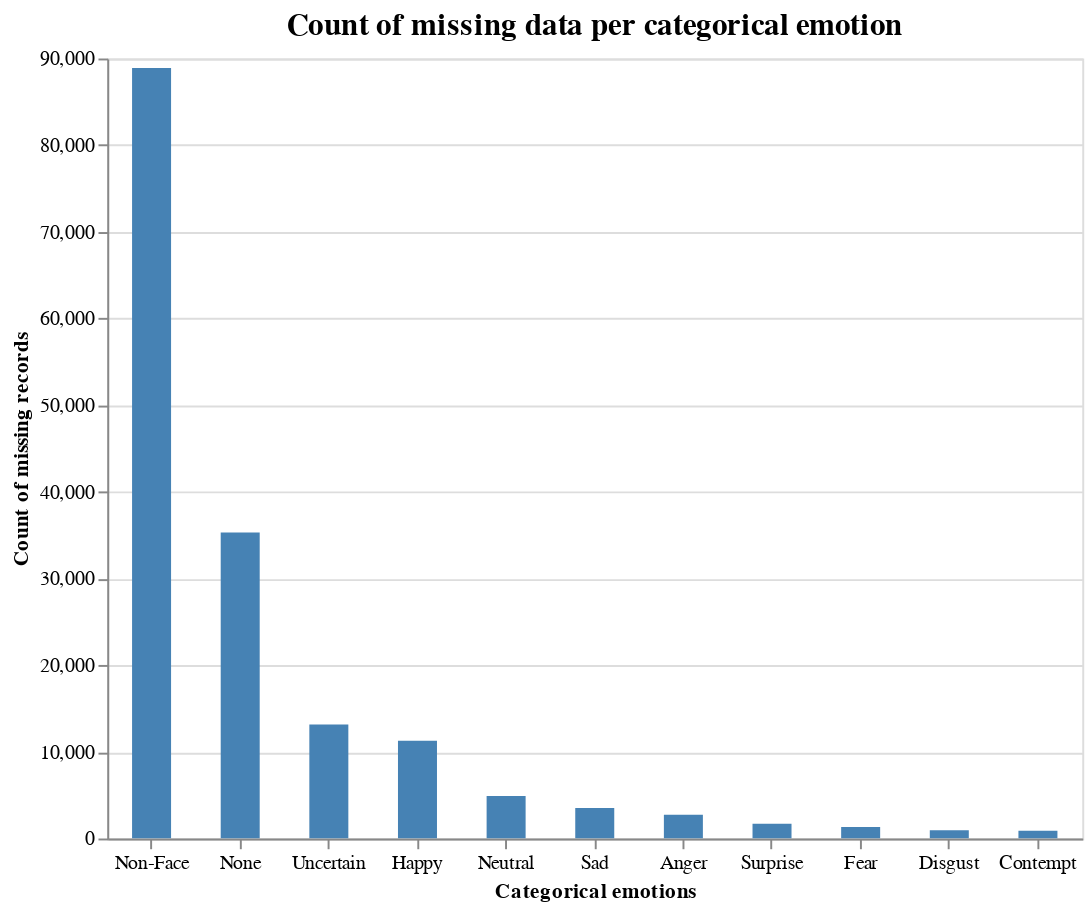

Here is the notebook cell this chart was saved with:
### Markdown cell above
As it is hard to compare the results, I will show it using a bar chart:

### Code cell
# Create a histogram with mean line for valence
cat_emot_bar_plot = alt.Chart(difference_df).mark_bar(color="steelblue", width=20).encode(
    alt.X("cat_emot_label:N", sort='-y', 
          axis=alt.Axis(labelAngle=0, title="Categorical emotions", labelFlush=False)),
    alt.Y('difference:Q', title = 'Count of missing records'),
    tooltip=[
        alt.Tooltip('cat_emot_label:N', title='Categorical emotion'),
        alt.Tooltip('difference:Q', title = 'Count of missing records')]
).properties(
    title=alt.TitleParams(text='Count of missing data per categorical emotion', fontSize=16),
    width=500,
    height=400
)

cat_emot_bar_plot.interactive()

### Figure 1 — Vega-Lite specification as saved in the notebook (floating-point values rounded to 4 significant figures)
{"config": {"view": {"continuousWidth": 300, "continuousHeight": 300}}, "data": {"name": "data-75346f3e4e047140630825cd71cba987"}, "mark": {"type": "bar", "color": "steelblue", "width": 20}, "encoding": {"tooltip": [{"field": "cat_emot_label", "title": "Categorical emotion", "type": "nominal"}, {"field": "difference", "title": "Count of missing records", "type": "quantitative"}], "x": {"axis": {"labelAngle": 0, "labelFlush": false, "title": "Categorical emotions"}, "field": "cat_emot_label", "sort": "-y", "type": "nominal"}, "y": {"field": "difference", "title": "Count of missing records", "type": "quantitative"}}, "height": 400, "params": [{"name": "param_52", "select": {"type": "interval", "encodings": ["x", "y"]}, "bind": "scales"}], "title": {"text": "Count of missing data per categorical emotion", "fontSize": 16}, "width": 500, "$schema": "https://vega.github.io/schema/vega-lite/v5.15.1.json", "datasets": {"data-75346f3e4e047140630825cd71cba987": [{"cat_emot_label": "Neutral", "difference": 4902}, {"cat_emot_label": "Happy", "difference": 11283}, {"cat_emot_label": "Sad", "difference": 3528}, {"cat_emot_label": "Surprise", "difference": 1698}, {"cat_emot_label": "Fear", "difference": 1313}, {"cat_emot_label": "Disgust", "difference": 961}, {"cat_emot_label": "Anger", "difference": 2748}, {"cat_emot_label": "Contempt", "difference": 886}, {"cat_emot_label": "None", "difference": 35322}, {"cat_emot_label": "Uncertain", "difference": 13163}, {"cat_emot_label": "Non-Face", "difference": 88895}]}}
